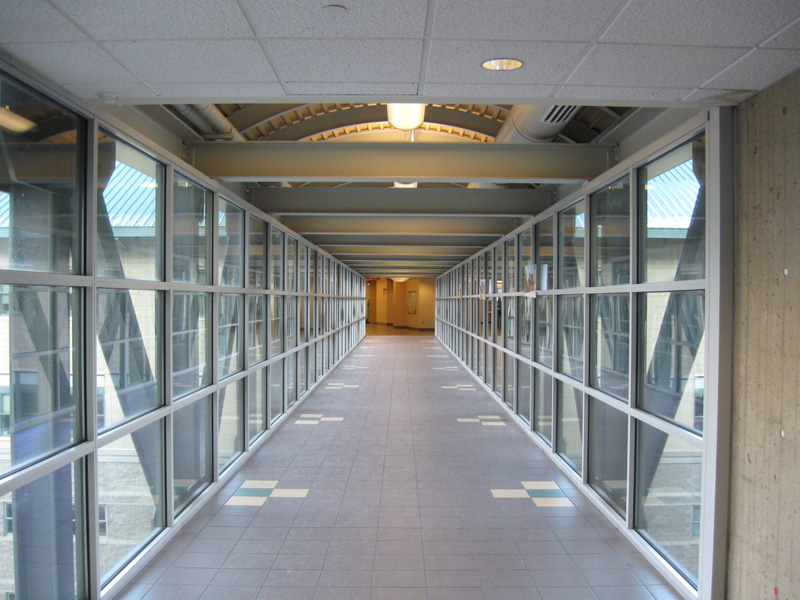
#> input picture images/3.jpg, 800 x 600 px
$ jupyter execute Automatic_Vanishing_point_Box_Detection.ipynb
#> lines starting #> are read from the running program, lines starting #| are printed output that depends on the picture; after the words box and inside, x2 and y2 are one past the last pixel; in counts of white or black regions, pixels touching at a corner belong together; long printed decimals are rounded
[cell 1]
import cv2
import numpy as np
import os
import sys
import argparse
from matplotlib import cm
import matplotlib.pyplot as plt
from skimage import io, feature, color, transform

[cell 2]
def calculate_metric_angle(cur_pred, lines, ignore_pts, ransac_angle_thresh):
    cur_pred = cur_pred / cur_pred[-1]
    vp_dir = cur_pred[:2] - lines[:,0]
    lines_vp_dir = lines[:,1] - lines[:,0]
    mag = np.linalg.norm(vp_dir, axis=1) * np.linalg.norm(lines_vp_dir, axis=1)
    mag[mag == 0] = 1e-5
    cos_t = (vp_dir*lines_vp_dir).sum(axis=-1) / mag
    t = np.arccos(np.abs(cos_t))
    inliers = (t < ransac_angle_thresh * np.pi / 180)
    inliers[ignore_pts] = False
    return inliers, inliers.sum()

[cell 3]
def run_line_ransac(lines, ransac_iter, ransac_angle_thresh, ignore_pts=None):
    largest_vote = 0
    largest_inliers = None
    largest_h = None
    if ignore_pts is None:
        ignore_pts = np.zeros((lines.shape[0])).astype('bool')
        lines_to_chose = np.arange(lines.shape[0])
    else:
        lines_to_chose = np.where(ignore_pts==0)[0]
    for iter_count in range(ransac_iter):
        idx1, idx2 = np.random.choice(lines_to_chose, 2, replace=False)
        l1 = np.cross(np.append(lines[idx1][1], 1), np.append(lines[idx1][0], 1))
        l2 = np.cross(np.append(lines[idx2][1], 1), np.append(lines[idx2][0], 1))

        current_h = np.cross(l1, l2)
        if current_h[-1] == 0:
            continue
        inliers, vote_count = calculate_metric_angle(current_h, lines, ignore_pts, ransac_angle_thresh)
        if vote_count > largest_vote:
            largest_vote = vote_count
            largest_h = current_h
            largest_inliers = inliers
    return largest_h, largest_inliers

[cell 4]
def visualize_inliers(image, edges, lines, inlier_lines_list, colors, fig_name='detected_lines.png'):
    im = plt.imread("images/3.jpg")
    fig, ax = plt.subplots()

    for i in range(len(inlier_lines_list)):
        ax.imshow(edges * 0)
        for line in lines[inlier_lines_list[i]]:
            p0, p1 = line
            ax.plot((p0[0], p1[0]), (p0[1], p1[1]), colors[i])

    im = ax.imshow(im)
    plt.show()

[cell 5]
image = io.imread("images/3.jpg")
#> image is the input picture: shape (600, 800, 3); mean R, G, B 131.5, 134.1, 134
edges = feature.canny(color.rgb2gray(image), sigma=5)
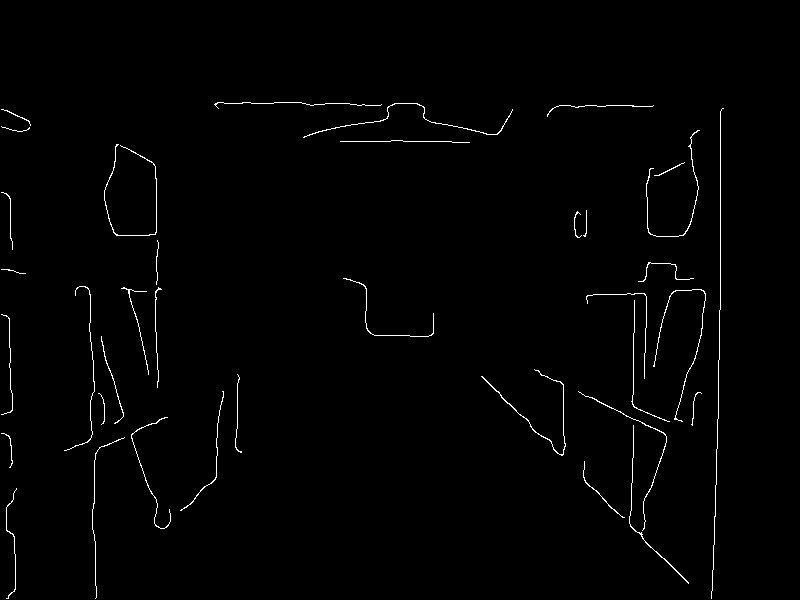
#> edges: shape (600, 800) bool; 1.1% white in thin lines or dots, all inside (x1, y1, x2, y2) = (1, 102, 724, 599)
lines = transform.probabilistic_hough_line(edges, line_length=15, line_gap=7)
#> lines = 154 items
lines = np.asarray(lines)

# Predict 3 vanishing points and inlier
vp_1, inlier_1 = run_line_ransac(lines, 1000, 2)
#> the loop in run_line_ransac, `for iter_count in range(ransac_iter):` made 1000 passes
#> (l1, l2, cur_pred in calculate_metric_angle, vote_count, largest_vote, largest_h) on passes 2, 14, 18, 36, 59: ([-28, -1, 3113], [-31, -8, 23167], [9, 2861, 1], 19, 19, [1737, 552173, 193]), ([-50, 16, -410], [0, 24, -2472], [24.76, 103, 1], 21, 21, [-29712, -123600, -1200]), ([-19, -1, 2331], [-52, -1, 33322], [939.1, -15512.3, 1], 27, 27, [-30991, 511906, -33]), ([-15, 0, 2340], [-59, -1, 42670], [156, 33466, 1], 38, 38, [2340, 501990, 15]), ([-43, -1, 10585], [-33, 0, 23694], [718, -20289, 1], 41, 41, [-23694, 669537, -33])
#> (l1, l2, current_h, cur_pred in calculate_metric_angle, vote_count) on passes 3 to 8: ([-22, 45, -4879], [-15, -1, 8839], [392876, 267643, 697], [563.7, 384, 1], 11), ([-17, 0, 204], [-1, -18, 5384], [3672, 91324, 306], [12, 298.4, 1], 10), ([-1, -18, 5384], [-56, -1, 36472], [-651112, -265032, -1007], [646.6, 263.2, 1], 4), ([-24, 24, 2544], [-16, 0, 1456], [34944, -5760, 384], [91, -15, 1], 13), ([-11, 23, -2464], [-16, -5, 2635], [48285, 68409, 423], [114.1, 161.7, 1], 15), ([-18, 5, 841], [-59, 59, 6195], [-18644, 61891, -767], [24.31, -80.69, 1], 17)
#> after the loop in run_line_ransac, `for iter_count in range(ransac_iter):`: largest_vote = 41
#> vp_1 = [-23694, 669537, -33]
ignore_pts = inlier_1
vp_2, inlier_2 = run_line_ransac(lines, 1000, 2, ignore_pts=ignore_pts)
#> the loop in run_line_ransac (call 2), `for iter_count in range(ransac_iter):` made 1000 passes
#> (idx1, idx2, l1, l2, cur_pred in calculate_metric_angle, vote_count, largest_vote, largest_h) on pass 1: (98, 132, [-16, 32, -3280], [-8, -16, 8056], [401, 303, 1], 29, 29, [205312, 155136, 512])
#> (idx1, idx2, l1, l2, current_h, cur_pred in calculate_metric_angle, vote_count) on passes 2 to 7: (62, 148, [-24, 8, -336], [-10, 17, -1987], [-10184, -44328, -328], [31.05, 135.1, 1], 16), (65, 102, [0, 23, -2369], [-28, 1, 4043], [95358, 66332, 644], [148.1, 103, 1], 9), (86, 60, [-24, 5, 15803], [-14, 35, -5369], [-579950, -350098, -770], [753.2, 454.7, 1], 6), (95, 148, [-7, 16, -2021], [-10, 17, -1987], [2565, 6301, 41], [62.56, 153.7, 1], 9), (148, 99, [-10, 17, -1987], [-5, -18, 3968], [31690, 49615, 265], [119.6, 187.2, 1], 8), (146, 73, [-18, 5, 841], [0, 18, -1872], [-24498, -33696, -324], [75.61, 104, 1], 18)
ignore_pts = np.logical_or(inlier_1, inlier_2)
vp_3, inlier_3 = run_line_ransac(lines, 1000, 2, ignore_pts=ignore_pts)
inlier_lines_list = [inlier_1, inlier_2, inlier_3]
vp_1 = vp_1 / vp_1[-1]
vp_2 = vp_2 / vp_2[-1]
vp_3 = vp_3 / vp_3[-1]
hypothesis_list = [vp_1, vp_2, vp_3]
viz_stuff = [image, edges, lines]
image, edges, lines = viz_stuff
vp_1, vp_2, vp_3 = hypothesis_list
print("Vanishing point 1 coordinate:", vp_1)
#| Vanishing point 1 coordinate: [ 7.1800e+02 -2.0289e+04  1.0000e+00]
print("Vanishing point 2 coordinate:", vp_2)
#| Vanishing point 2 coordinate: [401. 303.   1.]
print("Vanishing point 3 coordinate:", vp_3)
#| Vanishing point 3 coordinate: [ 78.853 103.           1.        ]

[cell 6]
colors = ['g','r','b']
visualize_inliers(image, edges, lines, inlier_lines_list, colors, fig_name='123.png')
#> the loop in visualize_inliers, `for i in range(len(inlier_lines_list)):` made 3 passes
#> in visualize_inliers, `plt.show()`:
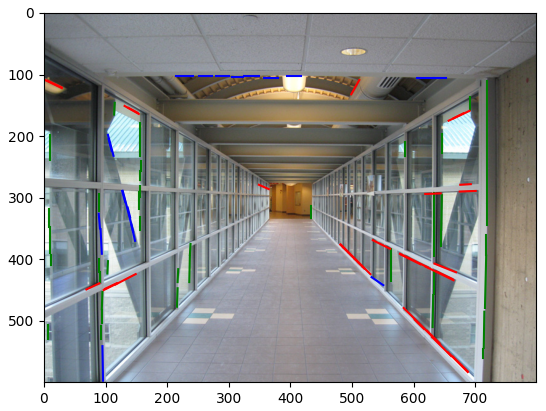
#> figure drawn by matplotlib, 1 panel

[cell 7]
vpimg = cv2.imread('images/3.jpg')
vpimg = cv2.circle(vpimg, (int(vp_2[0]), int(vp_2[1])),  radius=0, color=(0, 0, 255), thickness=5)
#> vpimg: shape (600, 800, 3); mean B, G, R 134, 134, 131.5
vpimg = cv2.cvtColor(vpimg, cv2.COLOR_BGR2RGB)
plt.imshow(vpimg)

[cell 8]
def select_correct_edge_points(part1_pts, part2_pts): # To select the most desired edge points in order to obtain the box layout
    part1_pts = np.array(part1_pts)
    part1_pts_copy = np.copy(part1_pts)
    part1_pts = part1_pts[np.argsort(part1_pts[:, 0])] # Sort edge points according to height
    lefttop = part1_pts[0]
    leftbot = part1_pts[len(part1_pts) - 1]
    part1_pts_copy = part1_pts_copy[np.argsort(part1_pts_copy[:, 1])] # Sort edge points according to width
    right_largest = part1_pts_copy[len(part1_pts_copy) - 1][1]

    min_h = 600
    max_h = 0
    righttop = []
    rightbot = []
    for i in part1_pts_copy:
        if i[1] > right_largest - 10: # Buffer due to inconstiency in corner detection
            if i[0] < min_h:
                righttop = i
                min_h = i[0]
            if i[0] > max_h:
                rightbot = i
                max_h = i[0]
    rightmean = int(round((righttop[1] + rightbot[1]) / 2)) # Ensure points align
    righttop[1] = rightmean
    rightbot[1] = rightmean

    part1_edge_pts = np.array([lefttop, leftbot, righttop, rightbot])


    part2_pts = np.array(part2_pts)
    part2_pts_copy = np.copy(part2_pts)
    part2_pts = part2_pts[np.argsort(part2_pts[:, 1])]
    part2_pts = part2_pts[np.argsort(part2_pts[:, 0], kind='stable')]

    righttop_2 = part2_pts[0]
    rightbot_2 = part2_pts[len(part2_pts) - 1]

    part2_pts_copy = part2_pts_copy[np.argsort(part2_pts_copy[:, 1])]
    length = part2_pts_copy[0][1]


    min_h = 600
    max_h = 0
    lefttop_2 = []
    leftbot_2 = []
    for i in part2_pts_copy:
        if i[1] < length + 10:
            if i[0] < min_h:
                lefttop_2 = i
                min_h = i[0]
            if i[0] > max_h:
                leftbot_2 = i
                max_h = i[0]

    leftmean = int(round((lefttop_2[1] + leftbot_2[1]) / 2))
    lefttop_2[1] = leftmean
    leftbot_2[1] = leftmean

    part2_edge_pts = np.array([lefttop_2, leftbot_2, righttop_2, rightbot_2])

    return part1_edge_pts, part2_edge_pts

[cell 9]
filename = 'images/mask_3.jpg'
img = cv2.imread(filename)
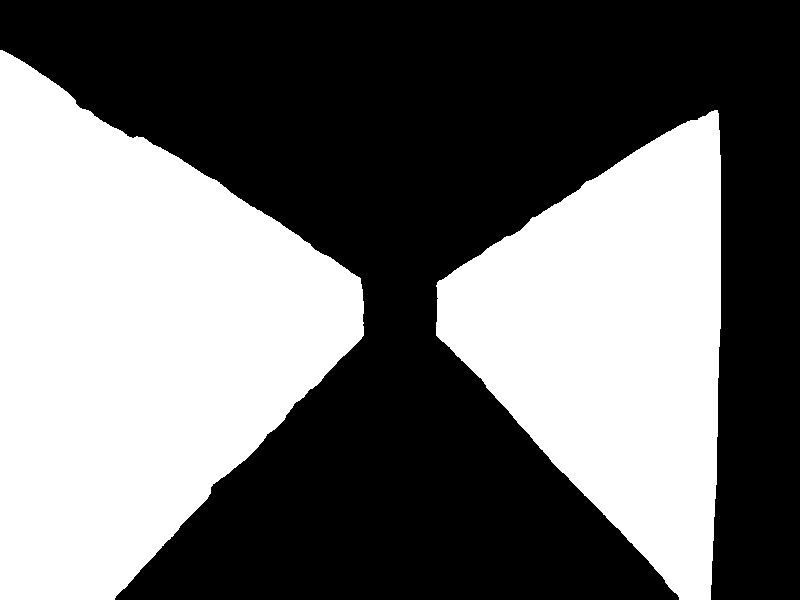
#> input picture images/mask_3.jpg, 800 x 600 px
#> img is the input picture: shape (600, 800, 3); 43.3% white; 2 white regions, box (x1, y1, x2, y2) and area: (0, 50, 364, 600) 125251, (436, 110, 721, 600) 82511
gray = cv2.cvtColor(img,cv2.COLOR_BGR2GRAY)
gray = np.float32(gray)
dst = cv2.cornerHarris(gray,2,3,0.04)
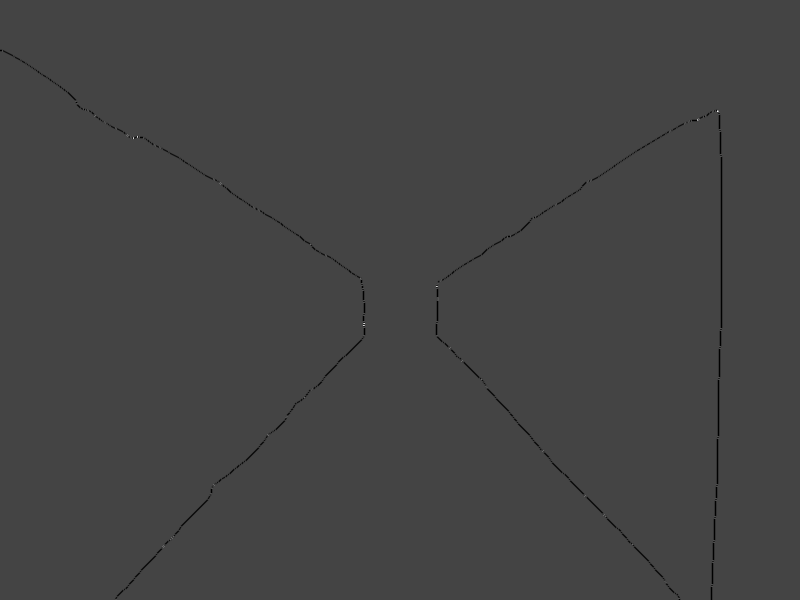
#> dst: shape (600, 800) float32; min -169130016, max 458335776, mean -719187.4; drawn with min black and max white
#result is dilated for marking the corners, not important
dst = cv2.dilate(dst,None)
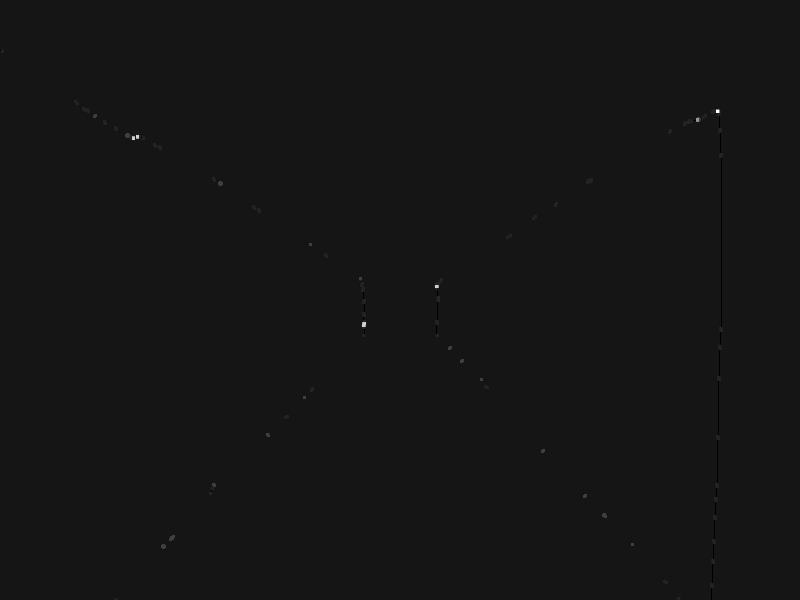
#> dst: shape (600, 800) float32; min -42282504, max 458335776, mean 111082.1; drawn with min black and max white
# Threshold for an optimal value, it may vary depending on the image.
img[dst>0.01*dst.max()] = np.array([0 ,0, 255])
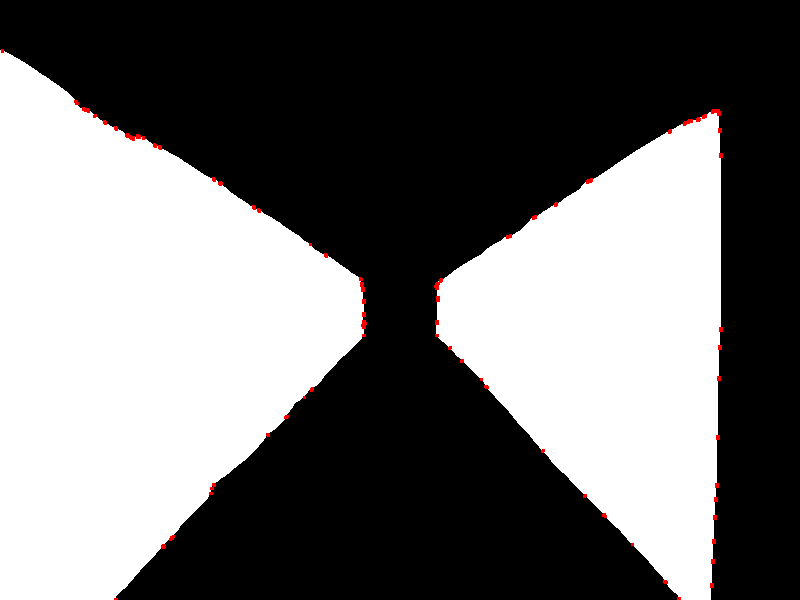
#> img: shape (600, 800, 3); 0.29% of pixels changed, all inside (x1, y1, x2, y2) = (1, 49, 723, 600)
print("Harris corner detector produced unsatisfactory corner detection results")
plt.imshow(cv2.cvtColor(img,cv2.COLOR_BGR2RGB))

[cell 10]
print("Remove noise with median filter to produce more desired corner detection results")
filename = 'images/mask_3.jpg'
img = cv2.imread(filename)
img_filtered = cv2.medianBlur(img, 5)
#> img_filtered: shape (600, 800, 3); 43.3% white; 2 white regions, box (x1, y1, x2, y2) and area: (0, 50, 364, 600) 125246, (436, 110, 721, 600) 82508
gray = cv2.cvtColor(img_filtered,cv2.COLOR_BGR2GRAY)
gray = np.float32(gray)
dst = cv2.cornerHarris(gray,2,3,0.04)
dst = cv2.dilate(dst,None)
img_filtered[dst>0.01*dst.max()] = np.array([0 ,0, 255])
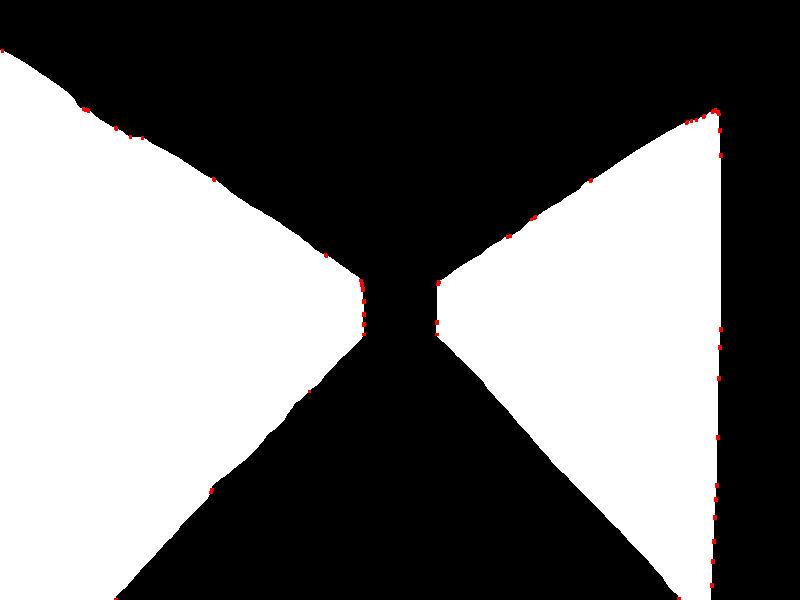
#> img_filtered: shape (600, 800, 3); mean B, G, R 110.2, 110.2, 110.6
plt.imshow(cv2.cvtColor(img_filtered,cv2.COLOR_BGR2RGB))

[cell 11]
threshmid = 400 # To separate the two binary mask for the two side walls.

H,W,C = img_filtered.shape
corner_points = []
for i in range(H):
    for j in range(W):
        if np.array_equal(img_filtered[i][j], np.array([0,0,255])):
            corner_points.append([i,j])

corner_points = np.array(corner_points)
corner_points = corner_points[corner_points[:, 1].argsort()]

part1_pts = []
part2_pts = []

for i in corner_points:
    if i[1] > threshmid:
        part2_pts.append(i.tolist())
    else:
        part1_pts.append(i.tolist())


part1_edge_pts, part2_edge_pts = select_correct_edge_points(part1_pts, part2_pts) # Select 8 corner points for the box layout

[cell 12]
filename = 'images/mask_3.jpg'
img = cv2.imread(filename)
print("Corner points after processing")

for i in part1_edge_pts:
    img = cv2.circle(img, (i[1], i[0]),  radius=3, color=(255, 0, 0), thickness=5)
#> img: shape (600, 800, 3); mean B, G, R 110.5, 110.3, 110.3
for i in part2_edge_pts:
    img = cv2.circle(img, (i[1], i[0]),  radius=3, color=(255, 0, 0), thickness=5)
#> this loop made 4 passes
#> pass 2, `img = cv2.circle(img, (i[1], i[0]),  radius=3, color=(255, 0, 0), thic..`:
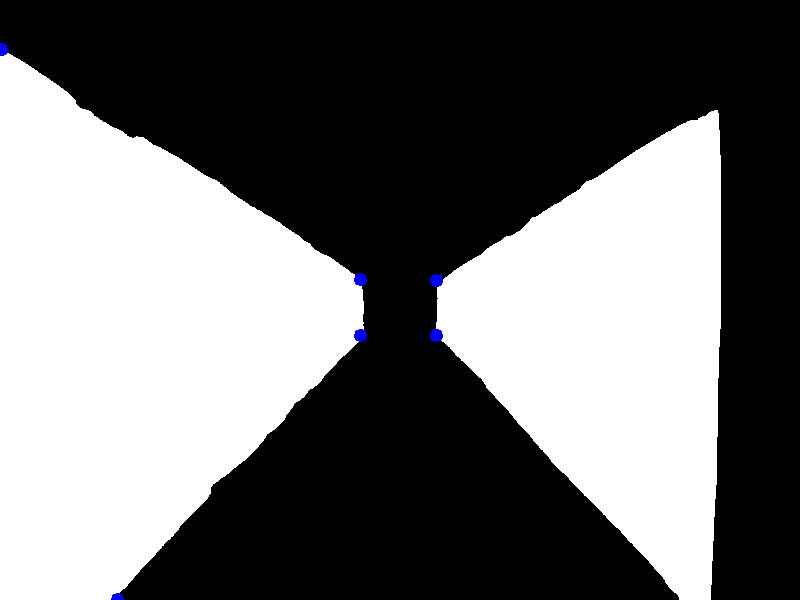
#> img: shape (600, 800, 3); mean B, G, R 110.6, 110.2, 110.2
#> after the loop: img: shape (600, 800, 3); mean B, G, R 110.6, 110.2, 110.2

plt.imshow(img)

[cell 13]
boximg = cv2.imread('images/3.jpg')

lefttop, leftbot, righttop, rightbot = part1_edge_pts
lefttop_2, leftbot_2, righttop_2, rightbot_2 = part2_edge_pts

cv2.line(boximg, (leftbot[1], leftbot[0]), (rightbot[1], rightbot[0]), (0, 0, 255), thickness=3, lineType=8)
cv2.line(boximg, (lefttop[1], lefttop[0]), (righttop[1], righttop[0]), (0, 0, 255), thickness=3, lineType=8)
cv2.line(boximg, (leftbot_2[1], leftbot_2[0]), (rightbot_2[1], rightbot_2[0]), (0, 0, 255), thickness=3, lineType=8)
cv2.line(boximg, (lefttop_2[1], lefttop_2[0]), (righttop_2[1], righttop_2[0]), (0, 0, 255), thickness=3, lineType=8)
cv2.line(boximg, (leftbot_2[1], leftbot_2[0]), (rightbot[1], rightbot[0]), (0, 0, 255), thickness=3, lineType=8)
cv2.line(boximg, (lefttop_2[1], lefttop_2[0]), (righttop[1], righttop[0]), (0, 0, 255), thickness=3, lineType=8)
cv2.line(boximg, (leftbot_2[1], leftbot_2[0]), (lefttop_2[1], lefttop_2[0]), (0, 0, 255), thickness=3, lineType=8)
cv2.line(boximg, (lefttop_2[1], lefttop_2[0]), (righttop[1], righttop[0]), (0, 0, 255), thickness=3, lineType=8)
cv2.line(boximg, (righttop[1], righttop[0]), (rightbot[1], rightbot[0]), (0, 0, 255), thickness=3, lineType=8)
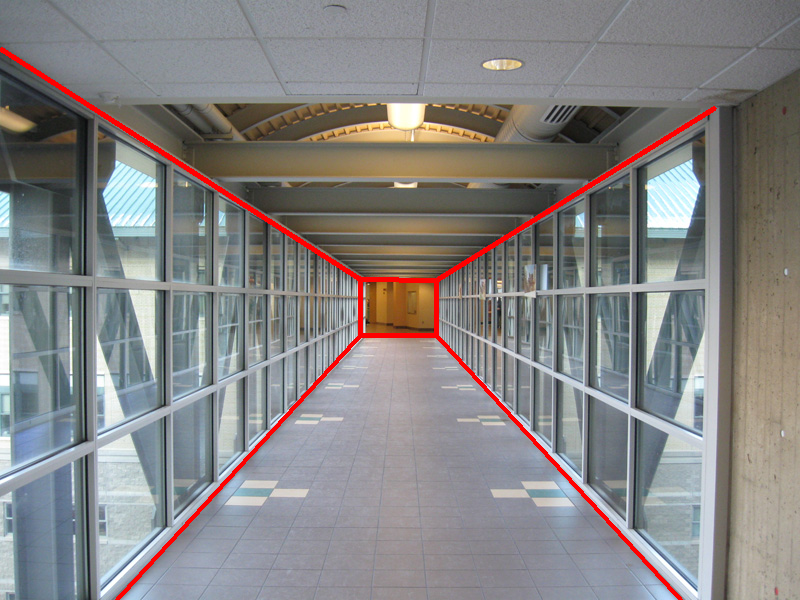
#> boximg: shape (600, 800, 3); mean B, G, R 131.8, 131.8, 133.5

boximg = cv2.cvtColor(boximg, cv2.COLOR_BGR2RGB)
plt.imshow(boximg)

[cell 14]
finalimg = boximg
finalimg = cv2.circle(finalimg, (int(vp_2[0]), int(vp_2[1])),  radius=0, color=(255, 0, 0), thickness=5)
#> finalimg: shape (600, 800, 3); mean R, G, B 133.5, 131.8, 131.8
plt.imshow(finalimg)
